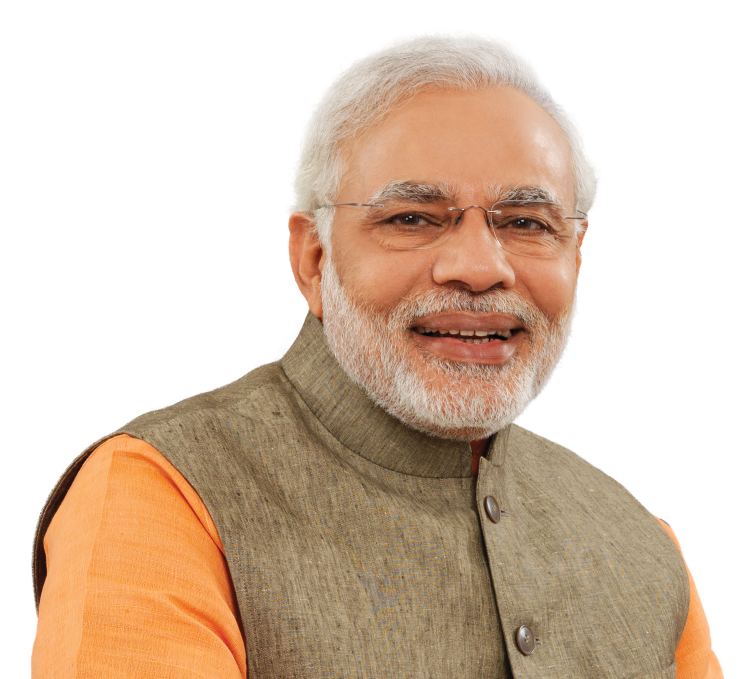
#> input picture image_examples/Modi.jpg, 1500 x 1358 px, found by its file name (shown at 1/2 size)
$ python 'Chapter 3 - Resize Images.py'
#> lines starting #> are read from the running program, lines starting #| are printed output that depends on the picture
import cv2
import numpy as np


inp = cv2.imread("image_examples/Modi.jpg")
#> inp is the input picture: shape (1358, 1500, 3); mean B, G, R 178.6, 196.6, 217.3
resizedImg = cv2.resize(inp,(550,600)) #width x Height
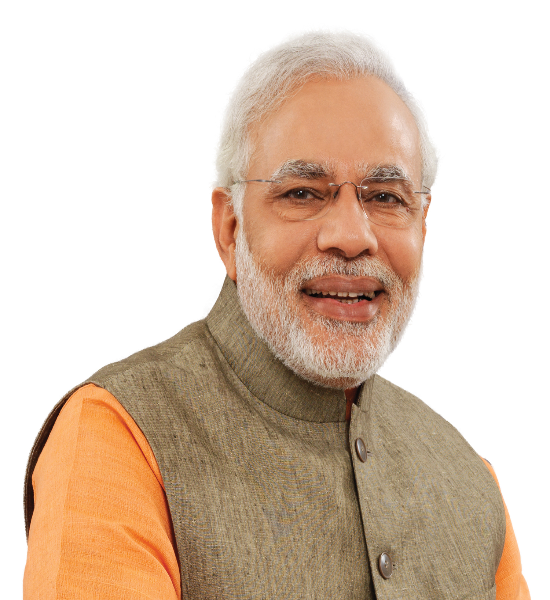
#> resizedImg: shape (600, 550, 3); mean B, G, R 178.5, 196.5, 217.2
croppedImg = inp[0:200,200:800] # first height 2nd is width
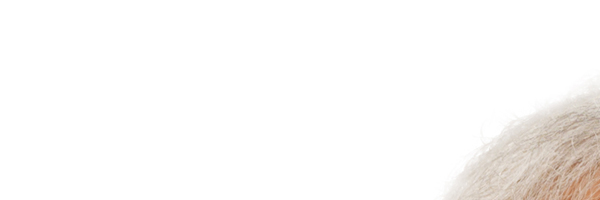
#> croppedImg: shape (200, 600, 3); mean B, G, R 248.1, 249.3, 250.8

cv2.imshow('Modi Image',inp)
cv2.imshow('Cropped Image',croppedImg)
cv2.imshow("reSized Image",resizedImg)

cv2.waitKey(0)
cv2.destroyAllWindows()

print(inp.shape)
#| (1358, 1500, 3)
print(f"Height of the image is: {int(inp.shape[0])} pixels")
#| Height of the image is: 1358 pixels
print(f"Width of the image is: {int(inp.shape[1])} pixels")
#| Width of the image is: 1500 pixels

cv2.imwrite('output.jpg',inp)

$ run again, with image_examples/elephant.jpg copied over image_examples/Modi.jpg
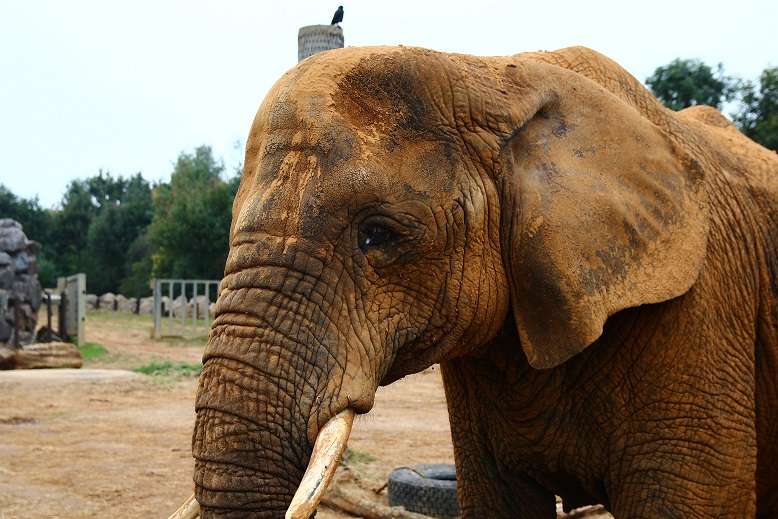
#> input picture image_examples/elephant.jpg, 778 x 519 px, found by its file name
#> inp is the input picture: shape (519, 778, 3); mean B, G, R 95.2, 117.2, 135.3
#> `resizedImg = cv2.resize(inp,(550,600))`:
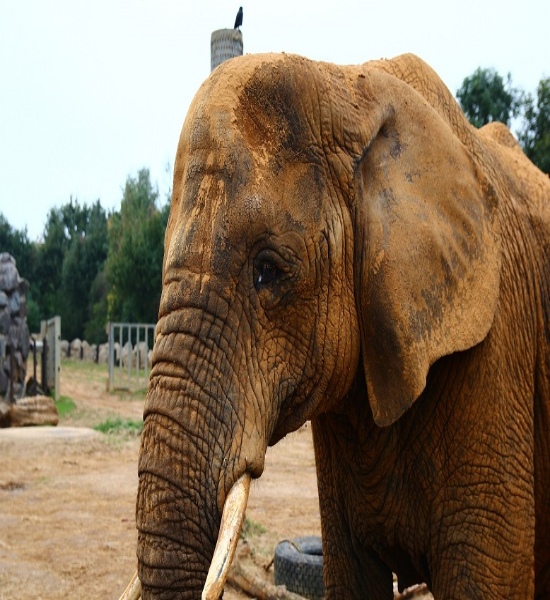
#> resizedImg: shape (600, 550, 3); mean B, G, R 95.1, 117.1, 135.2
#> `croppedImg = inp[0:200,200:800]`:
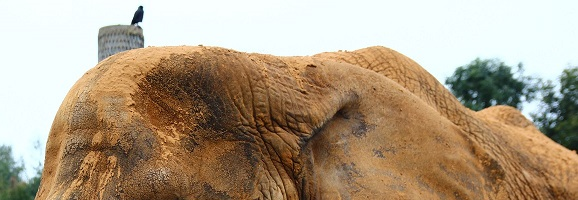
#> croppedImg: shape (200, 578, 3); mean B, G, R 134.1, 157.4, 175.6
#| (519, 778, 3)
#| Height of the image is: 519 pixels
#| Width of the image is: 778 pixels
